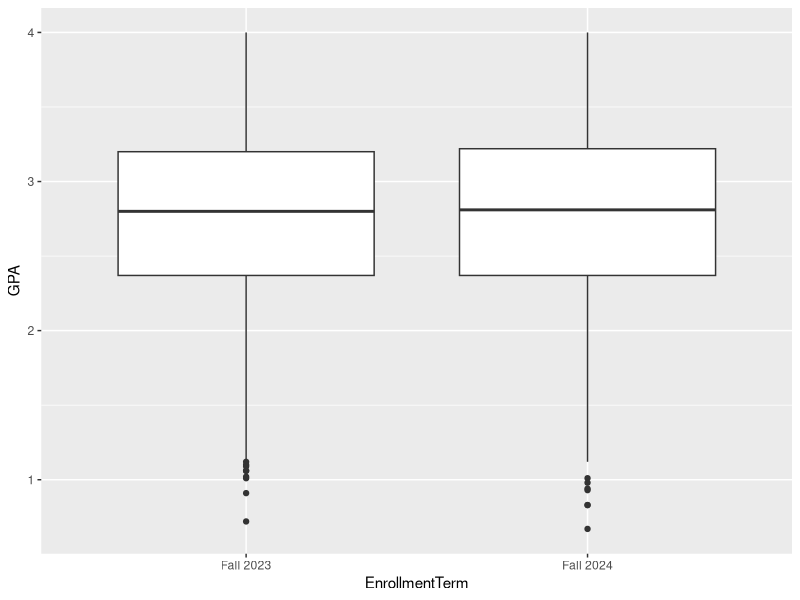
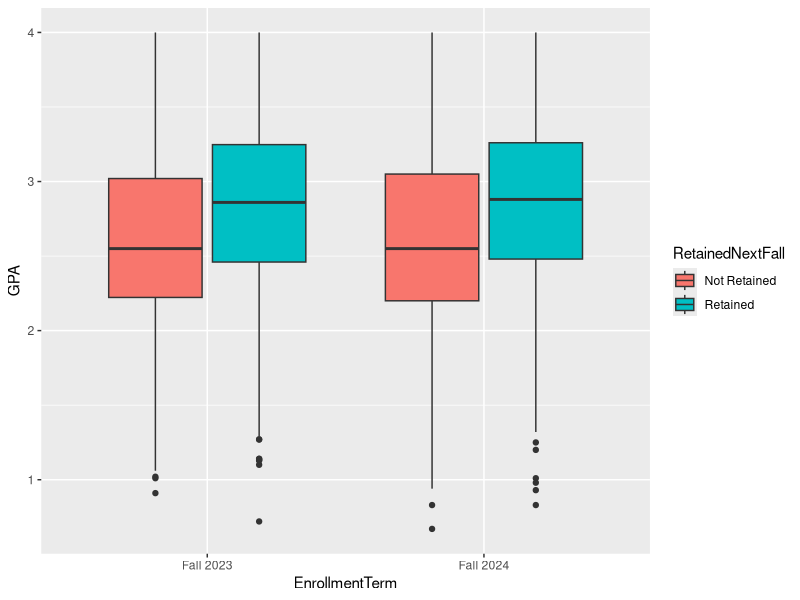
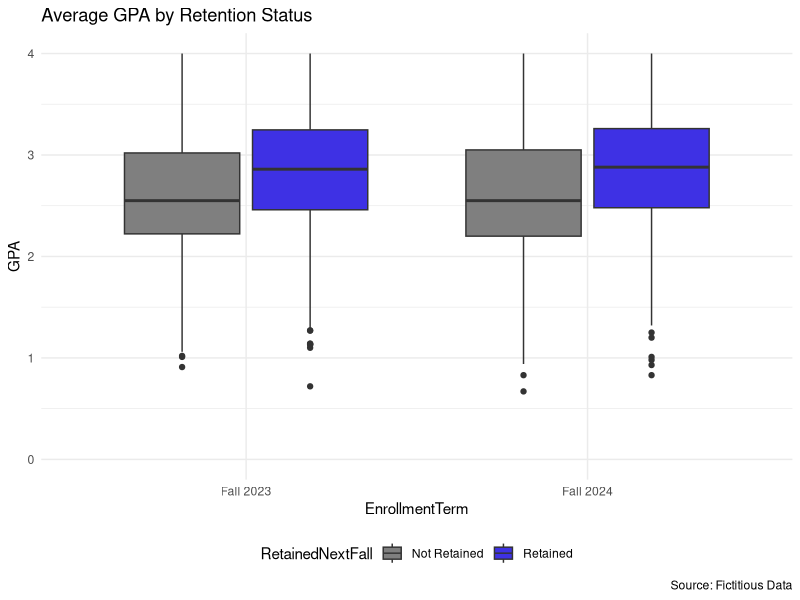
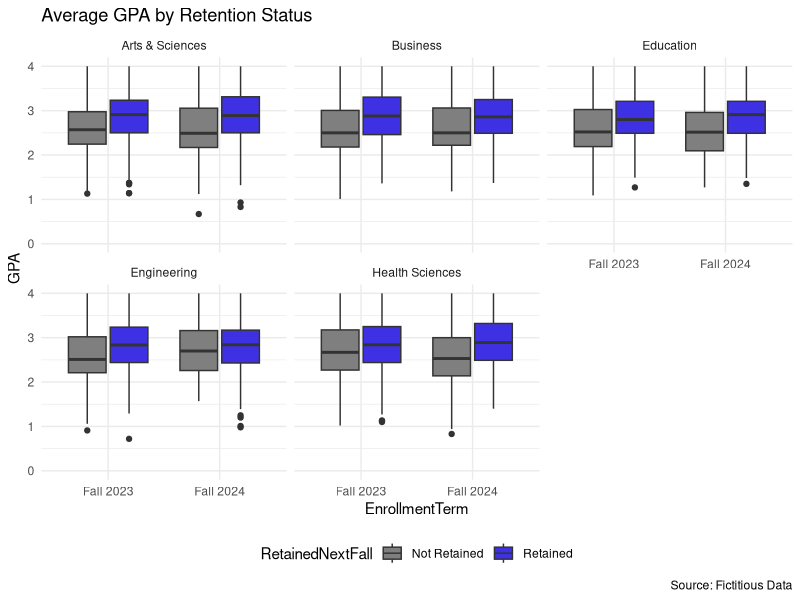

R code for these plots, in order:
## ---- chunk 1
#| echo: true
#| messages: true
# If needed, install the tidyverse
# install.packages("tidyverse")

# Load the tidyverse during each session
library(tidyverse)
## ---- chunk 2
#| echo: true
#| output: true


# Load data from relative path
df <- read_csv("../Data/fictitious_student_enrollment_panel.csv")

## ---- chunk 3
#| echo: true
#| output: true


# Preview first 6 six rows of data
df %>% head()
## ---- chunk 4
#| echo: true
#| output: true

distinct(df, EnrollmentTerm)
## ---- chunk 5
#| echo: true
#| output: true

df %>% 
  distinct(EnrollmentTerm)

## ---- chunk 6
#| echo: true
#| output: true

df %>% 
  filter(EnrollmentTerm == "Fall 2023") %>% 
  summarise(student_cnt = n_distinct(StudentID))
## ---- chunk 7
#| echo: true
#| output: true

df %>% 
  group_by(EnrollmentTerm) %>% 
  summarise(student_cnt = n_distinct(StudentID))

## ---- chunk 8
#| echo: true
#| output: true

df <- df %>% 
  mutate(isFall = if_else(TermSeason == "Fall", "Y", "N"))

# Check results
df %>% 
  count(isFall)
## ---- chunk 9
#| echo: false
#| output: true

df %>% 
  filter(isFall == "Y") %>% 
  ggplot(aes(x = EnrollmentTerm, y = GPA)) +
  geom_boxplot()
## ---- chunk 10
#| echo: false
#| output: true

df %>% 
  filter(isFall == "Y") %>% 
  ggplot(aes(x = EnrollmentTerm, y = GPA, fill = RetainedNextFall)) +
  geom_boxplot()
## ---- chunk 11
#| echo: false
#| output: true

df %>% 
  filter(isFall == "Y") %>% 
  ggplot(aes(x = EnrollmentTerm, y = GPA, fill = RetainedNextFall)) +
   geom_boxplot() +
  scale_fill_manual( values = c("gray50", "#3E31E4")) +
  lims(y = c(0,4)) +
  labs(
    title = "Average GPA by Retention Status",
    caption = "Source: Fictitious Data"
    )+
  theme_minimal() +
  theme(legend.position = "bottom")
## ---- chunk 12
#| echo: false
#| output: true

df %>% 
  filter(isFall == "Y") %>% 
  ggplot(aes(x = EnrollmentTerm, y = GPA, fill = RetainedNextFall)) +
  geom_boxplot() +
  scale_fill_manual( values = c("gray50", "#3E31E4")) +
  lims(y = c(0,4)) +
  facet_wrap(vars(AcademicCollege)) +
  labs(
    title = "Average GPA by Retention Status",
    caption = "Source: Fictitious Data"
    )+
  theme_minimal() +
  theme(legend.position = "bottom")
